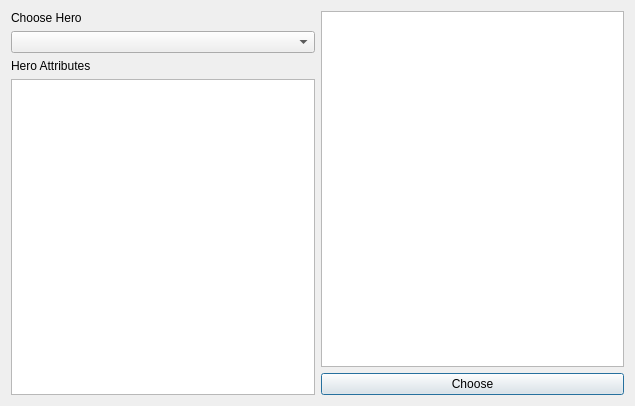
<?xml version="1.0" encoding="UTF-8"?>
<ui version="4.0">
 <class>DialogChoice</class>
 <widget class="QDialog" name="DialogChoice">
  <property name="geometry">
   <rect>
    <x>0</x>
    <y>0</y>
    <width>635</width>
    <height>406</height>
   </rect>
  </property>
  <property name="windowTitle">
   <string>PetGame</string>
  </property>
  <layout class="QGridLayout" name="gridLayout">
   <item row="0" column="0">
    <layout class="QHBoxLayout" name="horizontalLayout">
     <item>
      <layout class="QVBoxLayout" name="verticalLayout_4">
       <item>
        <layout class="QVBoxLayout" name="verticalLayout">
         <item>
          <widget class="QLabel" name="label">
           <property name="text">
            <string>Choose Hero</string>
           </property>
          </widget>
         </item>
         <item>
          <widget class="QComboBox" name="comboBox"/>
         </item>
        </layout>
       </item>
       <item>
        <layout class="QVBoxLayout" name="verticalLayout_2">
         <item>
          <widget class="QLabel" name="label_2">
           <property name="text">
            <string>Hero Attributes</string>
           </property>
          </widget>
         </item>
         <item>
          <widget class="QTextBrowser" name="textBrowser"/>
         </item>
        </layout>
       </item>
      </layout>
     </item>
     <item>
      <layout class="QVBoxLayout" name="verticalLayout_3">
       <item>
        <widget class="QGraphicsView" name="graphicsView"/>
       </item>
       <item>
        <widget class="QPushButton" name="pushButton">
         <property name="text">
          <string>Choose</string>
         </property>
        </widget>
       </item>
      </layout>
     </item>
    </layout>
   </item>
  </layout>
 </widget>
 <resources/>
 <connections/>
</ui>
